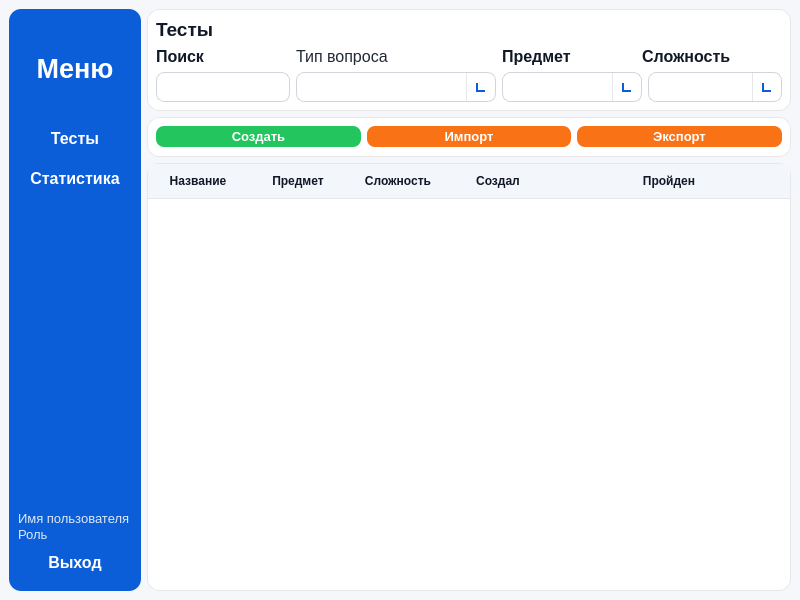
<?xml version="1.0" encoding="UTF-8"?>
<ui version="4.0">
 <class>MainWindow</class>
 <widget class="QMainWindow" name="MainWindow">
  <property name="geometry">
   <rect>
    <x>0</x>
    <y>0</y>
    <width>800</width>
    <height>600</height>
   </rect>
  </property>
  <property name="windowTitle">
   <string>MainWindow</string>
  </property>
  <property name="windowIcon">
   <iconset theme="QIcon::ThemeIcon::GoHome"/>
  </property>
  <property name="styleSheet">
   <string notr="true">/* ===== БАЗА: светлая тема ===== */
QMainWindow {
    background-color: #f5f7fb;
    font-family: &quot;Segoe UI&quot;;
    font-size: 10pt;
    color: #1f2937;
}

QWidget {
    color: #1f2937;
}

/* ===== ЛЕВАЯ ПАНЕЛЬ ===== */
QWidget#sidePanel {
    background-color: #0b5ed7; 
	border-left: none;      /* синий */
    border-radius: 12px;

}

QLabel#lblMenu {
    color: white;
    font-size: 20pt;
    font-weight: 600;
}

QLabel#lblUserName,
QLabel#lblRole {
    color: rgba(255, 255, 255, 220);
    font-size: 10pt;
}

/* Кнопки меню */
QPushButton#btnTests,
QPushButton#btnStats,
QPushButton#btnLogout {
    background: transparent;
    color: white;
    border: none;
    text-align: center;
    padding: 10px 12px;
    border-radius: 8px;
    font-weight: 600;
    font-size: 12pt;

}

/* Hover */
QPushButton#btnTests:hover,
QPushButton#btnStats:hover,
QPushButton#btnLogout:hover {
    background-color: rgba(255, 255, 255, 35);
}

/* Pressed */
QPushButton#btnTests:pressed,
QPushButton#btnStats:pressed,
QPushButton#btnLogout:pressed {
    background-color: rgba(0, 0, 0, 25);
}

/* Чтобы можно было программно подсветить активную кнопку:
   ui-&gt;btnTests-&gt;setProperty(&quot;active&quot;, true); style()-&gt;polish(ui-&gt;btnTests);
*/
QPushButton[active=&quot;true&quot;] {
    background-color: rgba(255, 255, 255, 55);
    border-left: 4px solid #ffffff;
    padding-left: 8px; /* чтобы компенсировать border-left */
}

/* ===== ОБЛАСТЬ СТРАНИЦ (справа) ===== */
QStackedWidget {
    background: transparent;
}

/* ===== ПАНЕЛЬ ФИЛЬТРОВ ===== */
QWidget#filtersPanel {
    background-color: #ffffff;
    border: 1px solid #e5e7eb;
    border-radius: 12px;
}

QLabel#lblTests {
    font-size: 14pt;
    font-weight: 700;
    color: #111827;
}
QLabel#lblSearch, 
QLabel#lblSubject, 
QLabel#lblDifficult{
    font-size: 12pt;
    font-weight: 500;
    color: #111827;
}
/* Поля ввода и комбобоксы */
QLineEdit {
    background-color: #ffffff;
    border: 1px solid #d1d5db;
    border-radius: 8px;
    padding: 6px 10px;
    selection-background-color: #0b5ed7;
}

QLineEdit:focus {
    border: 1px solid #0b5ed7;
}

QComboBox {
    background-color: #ffffff;
    border: 1px solid #d1d5db;
    border-radius: 8px;
    padding: 6px 34px 6px 10px;  /* справа место под стрелку */
}

QComboBox::drop-down {
    subcontrol-origin: padding;
    subcontrol-position: top right;
    width: 28px;
    border-left: 1px solid #e5e7eb;
    border-top-right-radius: 8px;
    border-bottom-right-radius: 8px;
    background: transparent;
}

/* Рисуем V-стрелку только рамками */
QComboBox::down-arrow {
    width: 7px;
    height: 7px;
    border-left: 2px solid #0b5ed7;
    border-bottom: 2px solid #0b5ed7;
    margin-right: 1px;
}

/* Hover/focus */
QComboBox:hover {
    border: 1px solid #0b5ed7;
}

QComboBox::drop-down:hover {
    background-color: rgba(11, 94, 215, 10);
}


/* ===== ТАБЛИЦА ТЕСТОВ ===== */
QTableWidget {
    background-color: #ffffff;
    border: 1px solid #e5e7eb;
    border-radius: 12px;
    gridline-color: #eef2f7;
    selection-background-color: rgba(11, 94, 215, 35);
    selection-color: #111827;
}

/* Заголовок таблицы */
QHeaderView::section {
    background-color: #f3f6fb;
    color: #111827;
    padding: 8px 10px;
    border: none;
    border-bottom: 1px solid #e5e7eb;
    font-weight: 600;
}

/* Строки */
QTableWidget::item {
    padding: 6px 8px;
    border: none;
}

QTableWidget::item:hover {
    background-color: rgba(11, 94, 215, 18);
}

/* Скроллбар (аккуратный, синий акцент) */
QScrollBar:vertical {
    background: transparent;
    width: 10px;
    margin: 6px 4px 6px 0px;
}

QScrollBar::handle:vertical {
    background: rgba(11, 94, 215, 120);
    border-radius: 5px;
    min-height: 30px;
}

QScrollBar::handle:vertical:hover {
    background: rgba(11, 94, 215, 170);
}

QScrollBar::add-line:vertical,
QScrollBar::sub-line:vertical {
    height: 0px;
}

QScrollBar::add-page:vertical,
QScrollBar::sub-page:vertical {
    background: transparent;
}

/* ===== СТАТУС-БАР (если используешь) ===== */
QStatusBar {
    background-color: #ffffff;
    border-top: 1px solid #e5e7eb;
}

QWidget#handleTestsPanel{
	 background-color: #ffffff;
    border: 1px solid #e5e7eb;
    border-radius: 12px;
}
QPushButton#btnAddTest,
QPushButton#btnDeleteTest,
QPushButton#btnExportTest,
QPushButton#btnImportTest{
    background-color: #0b5ed7; 
    color: white;
	padding: 3px;
    border-radius: 8px;
    font-weight: 600;
    font-size: 10pt;

}
QPushButton#btnAddTest{
	background-color: rgb(34, 197, 94);
}
QPushButton#btnAddTest:hover{
	background-color: rgb(22, 163, 74);
}
QPushButton#btnDeleteTest{
	background-color: rgb(239, 68, 68);
}
QPushButton#btnDeleteTest:hover{
	background-color: rgb(220, 38, 38);
}
QPushButton#btnExportTest,
QPushButton#btnImportTest{
	background-color:rgb(249, 115, 22);
}
QPushButton#btnExportTest:hover,
QPushButton#btnImportTest:hover{
	background-color: rgb(234, 88, 12);
}
QWidget#allAttWidget,
QWidget#bestResWidget,
QWidget#completedTestsWidget,
QWidget#lastAttWidget
 {
    background-color: #ffffff;
    border: 1px solid #e5e7eb;
    border-radius: 12px;
}
QLabel#lblTestHist{
 font-size: 14pt;
    font-weight: 700;
    color: #111827;
	    background-color: #ffffff;
    border: 1px solid #e5e7eb;

    border-radius: 12px;

}
QLabel#lblStatistics{
 font-size: 14pt;
    font-weight: 700;
    color: #111827;
	    background-color: #ffffff;
    border: 1px solid #e5e7eb;

    border-radius: 12px;

}
QWidget#filtersTeacherPanel{
	 background-color: #ffffff;
    border: 1px solid #e5e7eb;
    border-radius: 12px;
}

QLabel#lblSearch_2, 
QLabel#lblSubject_2, 
QLabel#lblDifficult_2{
    font-size: 12pt;
    font-weight: 500;
    color: #111827;
}
QLabel#lblStudAttempts{
 font-size: 14pt;
    font-weight: 700;
    color: #111827;
	    background-color: #ffffff;
    border: 1px solid #e5e7eb;

    border-radius: 12px;
}
QLabel#label_5{
 font-size: 14pt;
    font-weight: 700;
    color: #111827;
	    background-color: #ffffff;
    border: 1px solid #e5e7eb;

    border-radius: 12px;
}</string>
  </property>
  <widget class="QWidget" name="centralwidget">
   <property name="minimumSize">
    <size>
     <width>700</width>
     <height>0</height>
    </size>
   </property>
   <layout class="QHBoxLayout" name="horizontalLayout">
    <property name="leftMargin">
     <number>9</number>
    </property>
    <item>
     <widget class="QWidget" name="sidePanel" native="true">
      <property name="sizePolicy">
       <sizepolicy hsizetype="Preferred" vsizetype="Preferred">
        <horstretch>0</horstretch>
        <verstretch>0</verstretch>
       </sizepolicy>
      </property>
      <property name="minimumSize">
       <size>
        <width>0</width>
        <height>0</height>
       </size>
      </property>
      <property name="maximumSize">
       <size>
        <width>200</width>
        <height>16777215</height>
       </size>
      </property>
      <property name="styleSheet">
       <string notr="true"/>
      </property>
      <layout class="QVBoxLayout" name="verticalLayout">
       <property name="spacing">
        <number>1</number>
       </property>
       <property name="leftMargin">
        <number>9</number>
       </property>
       <property name="topMargin">
        <number>9</number>
       </property>
       <property name="rightMargin">
        <number>9</number>
       </property>
       <item>
        <widget class="QLabel" name="lblMenu">
         <property name="sizePolicy">
          <sizepolicy hsizetype="Preferred" vsizetype="Fixed">
           <horstretch>0</horstretch>
           <verstretch>0</verstretch>
          </sizepolicy>
         </property>
         <property name="minimumSize">
          <size>
           <width>0</width>
           <height>100</height>
          </size>
         </property>
         <property name="text">
          <string>Меню</string>
         </property>
         <property name="alignment">
          <set>Qt::AlignmentFlag::AlignCenter</set>
         </property>
        </widget>
       </item>
       <item>
        <widget class="QPushButton" name="btnTests">
         <property name="minimumSize">
          <size>
           <width>0</width>
           <height>0</height>
          </size>
         </property>
         <property name="cursor">
          <cursorShape>PointingHandCursor</cursorShape>
         </property>
         <property name="text">
          <string>Тесты</string>
         </property>
        </widget>
       </item>
       <item>
        <widget class="QPushButton" name="btnStats">
         <property name="cursor">
          <cursorShape>PointingHandCursor</cursorShape>
         </property>
         <property name="text">
          <string>Статистика</string>
         </property>
        </widget>
       </item>
       <item>
        <spacer name="verticalSpacer">
         <property name="orientation">
          <enum>Qt::Orientation::Vertical</enum>
         </property>
         <property name="sizeType">
          <enum>QSizePolicy::Policy::Maximum</enum>
         </property>
         <property name="sizeHint" stdset="0">
          <size>
           <width>20</width>
           <height>400</height>
          </size>
         </property>
        </spacer>
       </item>
       <item>
        <widget class="QLabel" name="lblUserName">
         <property name="sizePolicy">
          <sizepolicy hsizetype="Preferred" vsizetype="Fixed">
           <horstretch>0</horstretch>
           <verstretch>0</verstretch>
          </sizepolicy>
         </property>
         <property name="text">
          <string>Имя пользователя</string>
         </property>
        </widget>
       </item>
       <item>
        <widget class="QLabel" name="lblRole">
         <property name="sizePolicy">
          <sizepolicy hsizetype="Preferred" vsizetype="Fixed">
           <horstretch>0</horstretch>
           <verstretch>0</verstretch>
          </sizepolicy>
         </property>
         <property name="text">
          <string>Роль</string>
         </property>
        </widget>
       </item>
       <item>
        <widget class="QPushButton" name="btnLogout">
         <property name="cursor">
          <cursorShape>PointingHandCursor</cursorShape>
         </property>
         <property name="text">
          <string>Выход</string>
         </property>
        </widget>
       </item>
      </layout>
     </widget>
    </item>
    <item>
     <widget class="QStackedWidget" name="stackedWidget">
      <property name="sizePolicy">
       <sizepolicy hsizetype="Expanding" vsizetype="Expanding">
        <horstretch>0</horstretch>
        <verstretch>0</verstretch>
       </sizepolicy>
      </property>
      <property name="styleSheet">
       <string notr="true"/>
      </property>
      <property name="currentIndex">
       <number>0</number>
      </property>
      <widget class="QWidget" name="testsPage">
       <property name="sizePolicy">
        <sizepolicy hsizetype="Expanding" vsizetype="Expanding">
         <horstretch>0</horstretch>
         <verstretch>0</verstretch>
        </sizepolicy>
       </property>
       <property name="styleSheet">
        <string notr="true"/>
       </property>
       <layout class="QVBoxLayout" name="verticalLayout_2" stretch="0,0,0">
        <property name="leftMargin">
         <number>0</number>
        </property>
        <property name="topMargin">
         <number>0</number>
        </property>
        <property name="rightMargin">
         <number>0</number>
        </property>
        <property name="bottomMargin">
         <number>0</number>
        </property>
        <item>
         <widget class="QWidget" name="filtersPanel" native="true">
          <property name="sizePolicy">
           <sizepolicy hsizetype="Preferred" vsizetype="Fixed">
            <horstretch>0</horstretch>
            <verstretch>0</verstretch>
           </sizepolicy>
          </property>
          <property name="minimumSize">
           <size>
            <width>0</width>
            <height>100</height>
           </size>
          </property>
          <property name="styleSheet">
           <string notr="true"/>
          </property>
          <layout class="QVBoxLayout" name="verticalLayout_3">
           <item>
            <widget class="QLabel" name="lblTests">
             <property name="text">
              <string>Тесты</string>
             </property>
            </widget>
           </item>
           <item>
            <layout class="QGridLayout" name="gridLayout_2">
             <item row="2" column="2" colspan="2">
              <widget class="QComboBox" name="comboBox_3">
               <property name="sizePolicy">
                <sizepolicy hsizetype="Expanding" vsizetype="Fixed">
                 <horstretch>0</horstretch>
                 <verstretch>0</verstretch>
                </sizepolicy>
               </property>
               <property name="cursor">
                <cursorShape>PointingHandCursor</cursorShape>
               </property>
               <property name="mouseTracking">
                <bool>true</bool>
               </property>
              </widget>
             </item>
             <item row="2" column="0">
              <widget class="QLineEdit" name="lineEdit_2"/>
             </item>
             <item row="1" column="2">
              <widget class="QLabel" name="lblSubject">
               <property name="sizePolicy">
                <sizepolicy hsizetype="Expanding" vsizetype="Expanding">
                 <horstretch>0</horstretch>
                 <verstretch>0</verstretch>
                </sizepolicy>
               </property>
               <property name="minimumSize">
                <size>
                 <width>0</width>
                 <height>0</height>
                </size>
               </property>
               <property name="maximumSize">
                <size>
                 <width>16777215</width>
                 <height>16777215</height>
                </size>
               </property>
               <property name="text">
                <string>Предмет</string>
               </property>
              </widget>
             </item>
             <item row="1" column="0">
              <widget class="QLabel" name="lblSearch">
               <property name="sizePolicy">
                <sizepolicy hsizetype="Expanding" vsizetype="Expanding">
                 <horstretch>0</horstretch>
                 <verstretch>0</verstretch>
                </sizepolicy>
               </property>
               <property name="text">
                <string>Поиск</string>
               </property>
              </widget>
             </item>
             <item row="2" column="4">
              <widget class="QComboBox" name="comboBox_4">
               <property name="sizePolicy">
                <sizepolicy hsizetype="Expanding" vsizetype="Fixed">
                 <horstretch>0</horstretch>
                 <verstretch>0</verstretch>
                </sizepolicy>
               </property>
               <property name="cursor">
                <cursorShape>PointingHandCursor</cursorShape>
               </property>
              </widget>
             </item>
             <item row="1" column="3" colspan="2">
              <widget class="QLabel" name="lblDifficult">
               <property name="sizePolicy">
                <sizepolicy hsizetype="Expanding" vsizetype="Expanding">
                 <horstretch>0</horstretch>
                 <verstretch>0</verstretch>
                </sizepolicy>
               </property>
               <property name="text">
                <string>Сложность</string>
               </property>
              </widget>
             </item>
             <item row="2" column="1">
              <widget class="QComboBox" name="comboBox_5">
               <property name="minimumSize">
                <size>
                 <width>200</width>
                 <height>0</height>
                </size>
               </property>
              </widget>
             </item>
             <item row="1" column="1">
              <widget class="QLabel" name="label_6">
               <property name="font">
                <font>
                 <pointsize>12</pointsize>
                </font>
               </property>
               <property name="text">
                <string>Тип вопроса</string>
               </property>
              </widget>
             </item>
            </layout>
           </item>
          </layout>
         </widget>
        </item>
        <item>
         <widget class="QWidget" name="handleTestsPanel" native="true">
          <property name="sizePolicy">
           <sizepolicy hsizetype="Expanding" vsizetype="Expanding">
            <horstretch>0</horstretch>
            <verstretch>0</verstretch>
           </sizepolicy>
          </property>
          <property name="maximumSize">
           <size>
            <width>16777215</width>
            <height>40</height>
           </size>
          </property>
          <layout class="QHBoxLayout" name="horizontalLayout_2">
           <item>
            <widget class="QPushButton" name="btnAddTest">
             <property name="cursor">
              <cursorShape>PointingHandCursor</cursorShape>
             </property>
             <property name="styleSheet">
              <string notr="true"/>
             </property>
             <property name="text">
              <string>Создать</string>
             </property>
            </widget>
           </item>
           <item>
            <widget class="QPushButton" name="btnImportTest">
             <property name="cursor">
              <cursorShape>PointingHandCursor</cursorShape>
             </property>
             <property name="text">
              <string>Импорт</string>
             </property>
            </widget>
           </item>
           <item>
            <widget class="QPushButton" name="btnExportTest">
             <property name="cursor">
              <cursorShape>PointingHandCursor</cursorShape>
             </property>
             <property name="text">
              <string>Экспорт</string>
             </property>
            </widget>
           </item>
          </layout>
         </widget>
        </item>
        <item>
         <widget class="QTableWidget" name="tableTests">
          <property name="sizePolicy">
           <sizepolicy hsizetype="Expanding" vsizetype="Expanding">
            <horstretch>0</horstretch>
            <verstretch>0</verstretch>
           </sizepolicy>
          </property>
          <property name="focusPolicy">
           <enum>Qt::FocusPolicy::StrongFocus</enum>
          </property>
          <property name="styleSheet">
           <string notr="true"/>
          </property>
          <property name="showGrid">
           <bool>true</bool>
          </property>
          <property name="sortingEnabled">
           <bool>false</bool>
          </property>
          <property name="columnCount">
           <number>5</number>
          </property>
          <attribute name="horizontalHeaderStretchLastSection">
           <bool>true</bool>
          </attribute>
          <attribute name="verticalHeaderStretchLastSection">
           <bool>false</bool>
          </attribute>
          <column>
           <property name="text">
            <string>Название</string>
           </property>
          </column>
          <column>
           <property name="text">
            <string>Предмет</string>
           </property>
          </column>
          <column>
           <property name="text">
            <string>Сложность</string>
           </property>
          </column>
          <column>
           <property name="text">
            <string>Создал</string>
           </property>
          </column>
          <column>
           <property name="text">
            <string>Пройден</string>
           </property>
          </column>
         </widget>
        </item>
       </layout>
      </widget>
      <widget class="QWidget" name="statisticsPage">
       <layout class="QVBoxLayout" name="verticalLayout_9">
        <property name="leftMargin">
         <number>0</number>
        </property>
        <property name="topMargin">
         <number>0</number>
        </property>
        <property name="rightMargin">
         <number>0</number>
        </property>
        <property name="bottomMargin">
         <number>0</number>
        </property>
        <item>
         <widget class="QStackedWidget" name="stackedWidget_2">
          <property name="enabled">
           <bool>true</bool>
          </property>
          <widget class="QWidget" name="studentStats">
           <layout class="QVBoxLayout" name="verticalLayout_5">
            <property name="leftMargin">
             <number>0</number>
            </property>
            <property name="topMargin">
             <number>0</number>
            </property>
            <property name="rightMargin">
             <number>0</number>
            </property>
            <property name="bottomMargin">
             <number>0</number>
            </property>
            <item>
             <widget class="QLabel" name="lblStatistics">
              <property name="text">
               <string>Статистика</string>
              </property>
             </widget>
            </item>
            <item>
             <layout class="QHBoxLayout" name="horizontalLayout_3">
              <item>
               <widget class="QWidget" name="completedTestsWidget" native="true">
                <property name="sizePolicy">
                 <sizepolicy hsizetype="Expanding" vsizetype="Expanding">
                  <horstretch>0</horstretch>
                  <verstretch>0</verstretch>
                 </sizepolicy>
                </property>
                <property name="styleSheet">
                 <string notr="true"/>
                </property>
                <layout class="QVBoxLayout" name="verticalLayout_7">
                 <item>
                  <widget class="QLabel" name="label">
                   <property name="text">
                    <string>Пройдено тестов</string>
                   </property>
                  </widget>
                 </item>
                </layout>
               </widget>
              </item>
              <item>
               <widget class="QWidget" name="allAttWidget" native="true">
                <property name="sizePolicy">
                 <sizepolicy hsizetype="Expanding" vsizetype="Expanding">
                  <horstretch>0</horstretch>
                  <verstretch>0</verstretch>
                 </sizepolicy>
                </property>
                <property name="styleSheet">
                 <string notr="true"/>
                </property>
                <layout class="QVBoxLayout" name="verticalLayout_4">
                 <item>
                  <widget class="QLabel" name="label_2">
                   <property name="text">
                    <string>Всего попыток</string>
                   </property>
                  </widget>
                 </item>
                </layout>
               </widget>
              </item>
              <item>
               <widget class="QWidget" name="bestResWidget" native="true">
                <property name="sizePolicy">
                 <sizepolicy hsizetype="Expanding" vsizetype="Expanding">
                  <horstretch>0</horstretch>
                  <verstretch>0</verstretch>
                 </sizepolicy>
                </property>
                <property name="styleSheet">
                 <string notr="true"/>
                </property>
                <layout class="QVBoxLayout" name="verticalLayout_6">
                 <item>
                  <widget class="QLabel" name="label_3">
                   <property name="text">
                    <string>Лучший результат</string>
                   </property>
                  </widget>
                 </item>
                </layout>
               </widget>
              </item>
              <item>
               <widget class="QWidget" name="lastAttWidget" native="true">
                <property name="sizePolicy">
                 <sizepolicy hsizetype="Expanding" vsizetype="Expanding">
                  <horstretch>0</horstretch>
                  <verstretch>0</verstretch>
                 </sizepolicy>
                </property>
                <property name="styleSheet">
                 <string notr="true"/>
                </property>
                <layout class="QVBoxLayout" name="verticalLayout_8">
                 <item>
                  <widget class="QLabel" name="label_4">
                   <property name="text">
                    <string>Последняя попытка</string>
                   </property>
                  </widget>
                 </item>
                </layout>
               </widget>
              </item>
             </layout>
            </item>
            <item>
             <widget class="QLabel" name="lblTestHist">
              <property name="styleSheet">
               <string notr="true"/>
              </property>
              <property name="text">
               <string>История тестов</string>
              </property>
             </widget>
            </item>
            <item>
             <widget class="QTableWidget" name="histTestsTable">
              <attribute name="horizontalHeaderStretchLastSection">
               <bool>true</bool>
              </attribute>
              <column>
               <property name="text">
                <string>Дата</string>
               </property>
              </column>
              <column>
               <property name="text">
                <string>Тест</string>
               </property>
              </column>
              <column>
               <property name="text">
                <string>Балл</string>
               </property>
              </column>
              <column>
               <property name="text">
                <string>Время</string>
               </property>
              </column>
              <column>
               <property name="text">
                <string>Статус</string>
               </property>
              </column>
             </widget>
            </item>
           </layout>
          </widget>
          <widget class="QWidget" name="teacherStats">
           <layout class="QVBoxLayout" name="verticalLayout_10">
            <property name="leftMargin">
             <number>0</number>
            </property>
            <property name="topMargin">
             <number>0</number>
            </property>
            <property name="rightMargin">
             <number>0</number>
            </property>
            <property name="bottomMargin">
             <number>0</number>
            </property>
            <item>
             <widget class="QLabel" name="label_5">
              <property name="text">
               <string>Статистика по тесту</string>
              </property>
             </widget>
            </item>
            <item>
             <widget class="QWidget" name="filtersTeacherPanel" native="true">
              <property name="sizePolicy">
               <sizepolicy hsizetype="Expanding" vsizetype="Expanding">
                <horstretch>0</horstretch>
                <verstretch>0</verstretch>
               </sizepolicy>
              </property>
              <property name="minimumSize">
               <size>
                <width>0</width>
                <height>0</height>
               </size>
              </property>
              <property name="maximumSize">
               <size>
                <width>16777215</width>
                <height>100</height>
               </size>
              </property>
              <layout class="QVBoxLayout" name="verticalLayout_11">
               <item>
                <layout class="QGridLayout" name="gridLayout_3">
                 <item row="2" column="2" colspan="2">
                  <widget class="QComboBox" name="cboxSubject">
                   <property name="sizePolicy">
                    <sizepolicy hsizetype="Expanding" vsizetype="Fixed">
                     <horstretch>0</horstretch>
                     <verstretch>0</verstretch>
                    </sizepolicy>
                   </property>
                   <property name="cursor">
                    <cursorShape>PointingHandCursor</cursorShape>
                   </property>
                   <property name="mouseTracking">
                    <bool>true</bool>
                   </property>
                  </widget>
                 </item>
                 <item row="1" column="0">
                  <widget class="QLabel" name="lblSearch_2">
                   <property name="sizePolicy">
                    <sizepolicy hsizetype="Expanding" vsizetype="Expanding">
                     <horstretch>0</horstretch>
                     <verstretch>0</verstretch>
                    </sizepolicy>
                   </property>
                   <property name="text">
                    <string>Выбрать тест</string>
                   </property>
                  </widget>
                 </item>
                 <item row="1" column="2">
                  <widget class="QLabel" name="lblSubject_2">
                   <property name="sizePolicy">
                    <sizepolicy hsizetype="Expanding" vsizetype="Expanding">
                     <horstretch>0</horstretch>
                     <verstretch>0</verstretch>
                    </sizepolicy>
                   </property>
                   <property name="minimumSize">
                    <size>
                     <width>0</width>
                     <height>0</height>
                    </size>
                   </property>
                   <property name="maximumSize">
                    <size>
                     <width>16777215</width>
                     <height>16777215</height>
                    </size>
                   </property>
                   <property name="text">
                    <string>Предмет</string>
                   </property>
                  </widget>
                 </item>
                 <item row="2" column="4">
                  <widget class="QComboBox" name="cboxDiff">
                   <property name="sizePolicy">
                    <sizepolicy hsizetype="Expanding" vsizetype="Fixed">
                     <horstretch>0</horstretch>
                     <verstretch>0</verstretch>
                    </sizepolicy>
                   </property>
                   <property name="cursor">
                    <cursorShape>PointingHandCursor</cursorShape>
                   </property>
                  </widget>
                 </item>
                 <item row="1" column="3" colspan="2">
                  <widget class="QLabel" name="lblDifficult_2">
                   <property name="sizePolicy">
                    <sizepolicy hsizetype="Expanding" vsizetype="Expanding">
                     <horstretch>0</horstretch>
                     <verstretch>0</verstretch>
                    </sizepolicy>
                   </property>
                   <property name="text">
                    <string>Сложность</string>
                   </property>
                  </widget>
                 </item>
                 <item row="2" column="1">
                  <spacer name="horizontalSpacer_2">
                   <property name="orientation">
                    <enum>Qt::Orientation::Horizontal</enum>
                   </property>
                   <property name="sizeHint" stdset="0">
                    <size>
                     <width>40</width>
                     <height>20</height>
                    </size>
                   </property>
                  </spacer>
                 </item>
                 <item row="2" column="0">
                  <widget class="QComboBox" name="cboxChooseTest"/>
                 </item>
                </layout>
               </item>
              </layout>
             </widget>
            </item>
            <item>
             <widget class="QLabel" name="lblStudAttempts">
              <property name="text">
               <string>Попытки по тесту</string>
              </property>
             </widget>
            </item>
            <item>
             <widget class="QTableWidget" name="testAttemptsTable">
              <attribute name="horizontalHeaderStretchLastSection">
               <bool>true</bool>
              </attribute>
              <column>
               <property name="text">
                <string>Студент</string>
               </property>
              </column>
              <column>
               <property name="text">
                <string>Балл</string>
               </property>
              </column>
              <column>
               <property name="text">
                <string>Время</string>
               </property>
              </column>
              <column>
               <property name="text">
                <string>Дата</string>
               </property>
              </column>
              <column>
               <property name="text">
                <string>Статус</string>
               </property>
              </column>
             </widget>
            </item>
           </layout>
          </widget>
         </widget>
        </item>
       </layout>
      </widget>
     </widget>
    </item>
   </layout>
  </widget>
 </widget>
 <resources/>
 <connections/>
</ui>
